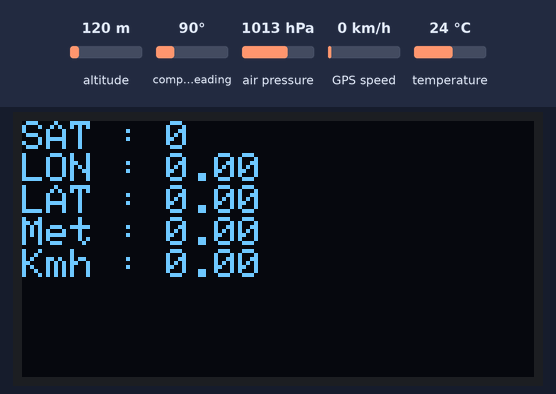
A sketch run on a simulated Raspberry Pi Pico. On the bench: 128×64 one-colour display. The inputs (shaded band) are chosen by the test bench; at power-on: air pressure 1013 hPa, altitude 120 m, temperature 24 °C, GPS speed 0 km/h, compass heading 90°. The local clock reads 2024-03-15 10:24:30 at power-on unless the sketch sets it; the GPS gets a fix after 3 s at 37.7749, -122.4194 with 8 satellites; what the sketch prints to the serial monitor is not drawn.

Above: at 8.2 s.
8.3 s: air pressure set to 952 hPa
At 17.8 s:
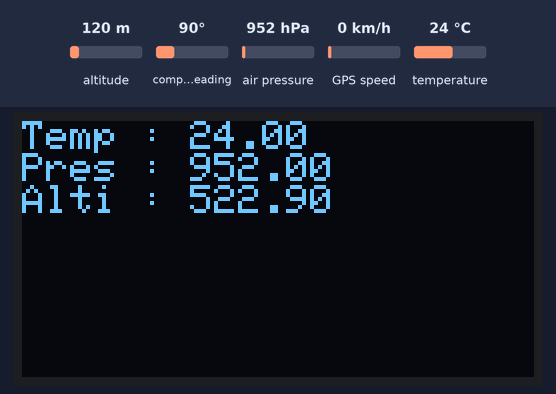
18.6 s: altitude set to 20 m
At 28.3 s:
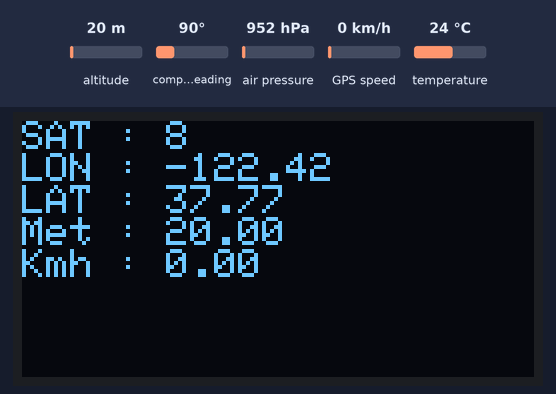
28.6 s: temperature set to 12 °C
At 38.3 s:
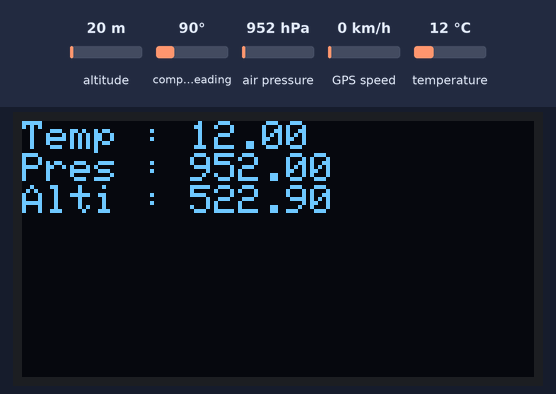
38.6 s: GPS speed set to 2 km/h
At 48.0 s:
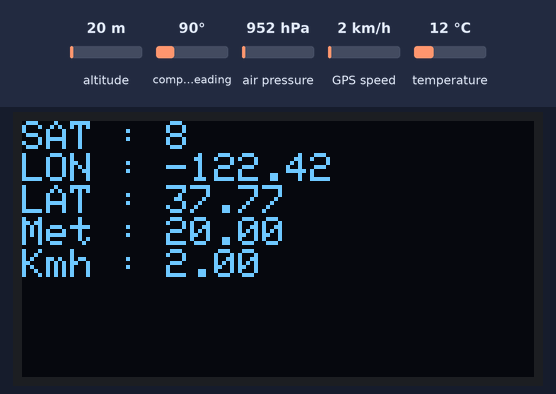
Timing chart, 0 to 49.5 s (numbered marks = the images above; inputs shaded):
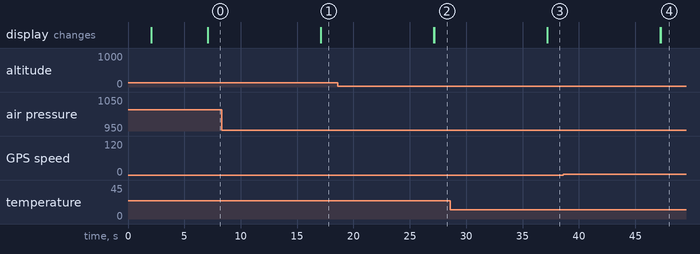

The sketch:

GpsClock.ino
```cpp
#include <Wire.h>
#include <SoftwareSerial.h>
#include <Adafruit_GFX.h>
#include <Adafruit_SSD1306.h>
#include <Adafruit_BMP280.h>
#include <RTClib.h>
#include <Adafruit_GPS.h>

#define OLED_WIDTH  128
#define OLED_HEIGHT 64
#define OLED_ADDR   0x3C
#define RTC_ADDR    0x68
#define BMP280_ADDR 0x77
#define DELAY       10000
#define GPSSerial Serial1
#define GPSECHO true
#define BMP_SCK  (13)
#define BMP_MISO (12)
#define BMP_MOSI (11)
#define BMP_CS   (10)
#define GPSECHO true

uint32_t timer = millis();

Adafruit_SSD1306 display(OLED_WIDTH, OLED_HEIGHT, &Wire);
RTC_DS3231 rtc;
Adafruit_BMP280 bmp;
Adafruit_GPS GPS(&GPSSerial);

void setup() {
  display.begin(SSD1306_SWITCHCAPVCC, OLED_ADDR);
  unsigned status;
  bmp.begin();
  rtc.begin();
  delay(2000);

  display.clearDisplay();
  display.setTextSize(1);
  display.setTextColor(WHITE);
  display.setCursor(0, 0);
  display.println("GPS Start Screen");
  display.println("Hello from Core-1");
  display.display();
  delay(5000);


  bmp.setSampling(Adafruit_BMP280::MODE_NORMAL,     /* Operating Mode. */
                  Adafruit_BMP280::SAMPLING_X2,     /* Temp. oversampling */
                  Adafruit_BMP280::SAMPLING_X16,    /* Pressure oversampling */
                  Adafruit_BMP280::FILTER_X16,      /* Filtering. */
                  Adafruit_BMP280::STANDBY_MS_500); /* Standby time. */

}

void setup1() {
  Serial.begin(115200);
  GPS.begin(9600);
  delay(2000);

  GPS.sendCommand(PMTK_SET_NMEA_OUTPUT_ALLDATA);
  GPS.sendCommand(PMTK_SET_NMEA_UPDATE_1HZ);
  GPS.sendCommand(PGCMD_ANTENNA);
  delay(DELAY);
  GPSSerial.println(PMTK_Q_RELEASE);
}

void bmpPrint() {
  display.clearDisplay();
  display.setCursor(0,0);

  display.print("Temp : ");
  display.println(bmp.readTemperature());
  display.print("Pres : ");
  display.println(bmp.readPressure()/100);
  display.print("Alti : ");
  display.println(bmp.readAltitude(1013.25));
  display.display();
}

void rtcPrint() {
  DateTime now = rtc.now();
  display.clearDisplay();
  display.setCursor(0,0);
  display.print(now.year(), DEC);
  display.print('/');
  display.print(now.month(), DEC);
  display.print('/');
  display.println(now.day(), DEC);
  display.print(now.hour(), DEC);
  display.print(':');
  display.print(now.minute(), DEC);
  display.print(':');
  display.print(now.second(), DEC);
  display.display();
}

void loop() {
  display.clearDisplay();
  display.setTextSize(1);
  display.setTextColor(WHITE);
  display.setCursor(0, 0);

  display.print("SAT : ");
  display.println((int)GPS.satellites);
  display.print("LON : ");
  display.println(GPS.longitudeDegrees);
  display.print("LAT : ");
  display.println(GPS.latitudeDegrees);
  display.print("Met : ");
  display.println(GPS.altitude);
  display.print("Kmh : ");
  display.println(GPS.speed * 1.852);

  display.display();
  delay(DELAY);

  bmpPrint();
  delay(DELAY);

  rtcPrint();

}

void loop1()
{
  char c = GPS.read();
  if (GPS.newNMEAreceived()) {
    if (!GPS.parse(GPS.lastNMEA()))   // this also sets the newNMEAreceived() flag to false
      return;  // we can fail to parse a sentence in which case we should just wait for another
  }
  if (millis() - timer > 2000) {
    timer = millis(); // reset the timer

    Serial.print("\nTime: ");
    if (GPS.hour < 10) { Serial.print('0'); }
    Serial.print(GPS.hour, DEC); Serial.print(':');
    if (GPS.minute < 10) { Serial.print('0'); }
    Serial.print(GPS.minute, DEC); Serial.print(':');
    if (GPS.seconds < 10) { Serial.print('0'); }
    Serial.print(GPS.seconds, DEC); Serial.print('.');
    if (GPS.milliseconds < 10) {
      Serial.print("00");
    } else if (GPS.milliseconds > 9 && GPS.milliseconds < 100) {
      Serial.print("0");
    }
    Serial.println(GPS.milliseconds);
    Serial.print("Date: ");
    Serial.print(GPS.day, DEC); Serial.print('/');
    Serial.print(GPS.month, DEC); Serial.print("/20");
    Serial.println(GPS.year, DEC);
    Serial.print("Fix: "); Serial.print((int)GPS.fix);
    Serial.print(" quality: "); Serial.println((int)GPS.fixquality);
    if (GPS.fix) {
      Serial.print("Location: ");
      Serial.print(GPS.latitude, 4); Serial.print(GPS.lat);
      Serial.print(", ");
      Serial.print(GPS.longitude, 4); Serial.println(GPS.lon);

      Serial.print("Speed (knots): "); Serial.println(GPS.speed);
      Serial.print("Angle: "); Serial.println(GPS.angle);
      Serial.print("Altitude: "); Serial.println(GPS.altitude);
      Serial.print("Satellites: "); Serial.println((int)GPS.satellites);
      Serial.print("Antenna status: "); Serial.println((int)GPS.antenna);
    }
  }
}
```

Measured:
- after the input at 8.3 s, the display: changes after 8.8 s (image 1)
- after the input at 28.6 s, the display: changes after 8.6 s (image 3)
